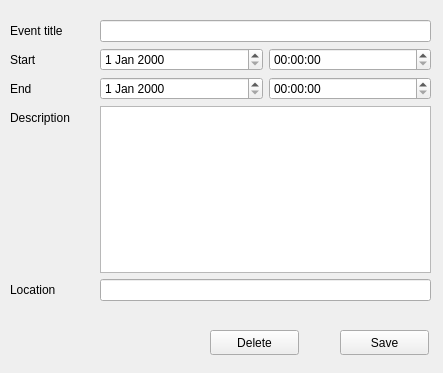
<?xml version="1.0" encoding="UTF-8"?>
<ui version="4.0">
 <class>EventWindow</class>
 <widget class="QWidget" name="EventWindow">
  <property name="geometry">
   <rect>
    <x>0</x>
    <y>0</y>
    <width>443</width>
    <height>373</height>
   </rect>
  </property>
  <property name="windowTitle">
   <string>Form</string>
  </property>
  <widget class="QWidget" name="formLayoutWidget">
   <property name="geometry">
    <rect>
     <x>10</x>
     <y>20</y>
     <width>421</width>
     <height>281</height>
    </rect>
   </property>
   <layout class="QFormLayout" name="formLayout">
    <property name="horizontalSpacing">
     <number>6</number>
    </property>
    <item row="0" column="0">
     <widget class="QLabel" name="lblTitle">
      <property name="text">
       <string>Event title</string>
      </property>
     </widget>
    </item>
    <item row="0" column="1">
     <widget class="QLineEdit" name="leTitle"/>
    </item>
    <item row="2" column="0">
     <widget class="QLabel" name="lblStart">
      <property name="text">
       <string>Start</string>
      </property>
     </widget>
    </item>
    <item row="2" column="1">
     <layout class="QHBoxLayout" name="horizontalLayoutStart">
      <item>
       <widget class="QDateEdit" name="deDateStart"/>
      </item>
      <item>
       <widget class="QTimeEdit" name="teTimeStart"/>
      </item>
     </layout>
    </item>
    <item row="3" column="0">
     <widget class="QLabel" name="lblEnd">
      <property name="text">
       <string>End</string>
      </property>
     </widget>
    </item>
    <item row="3" column="1">
     <layout class="QHBoxLayout" name="horizontalLayoutEnd">
      <item>
       <widget class="QDateEdit" name="deDateEnd"/>
      </item>
      <item>
       <widget class="QTimeEdit" name="teTimeEnd"/>
      </item>
     </layout>
    </item>
    <item row="5" column="1">
     <widget class="QTextEdit" name="teDescription"/>
    </item>
    <item row="5" column="0">
     <widget class="QLabel" name="lblDescription">
      <property name="text">
       <string>Description       </string>
      </property>
     </widget>
    </item>
    <item row="7" column="1">
     <widget class="QLineEdit" name="leLocation"/>
    </item>
    <item row="7" column="0">
     <widget class="QLabel" name="lblLocation">
      <property name="text">
       <string>Location</string>
      </property>
     </widget>
    </item>
   </layout>
  </widget>
  <widget class="QPushButton" name="btnSave">
   <property name="geometry">
    <rect>
     <x>340</x>
     <y>330</y>
     <width>89</width>
     <height>25</height>
    </rect>
   </property>
   <property name="text">
    <string>Save</string>
   </property>
  </widget>
  <widget class="QPushButton" name="btnDelete">
   <property name="geometry">
    <rect>
     <x>210</x>
     <y>330</y>
     <width>89</width>
     <height>25</height>
    </rect>
   </property>
   <property name="text">
    <string>Delete</string>
   </property>
  </widget>
 </widget>
 <resources/>
 <connections/>
</ui>
